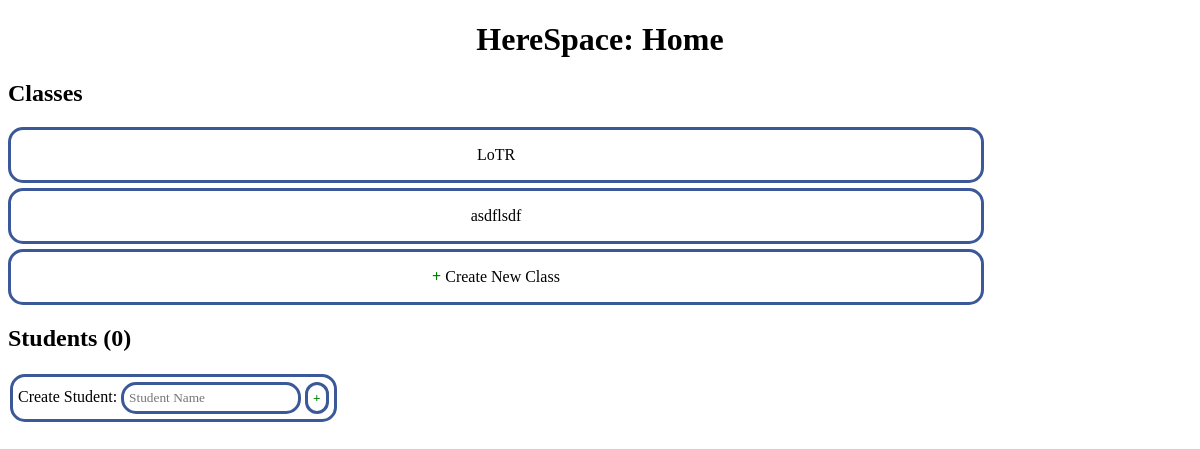
Before: /home (signed in) with the older database file.
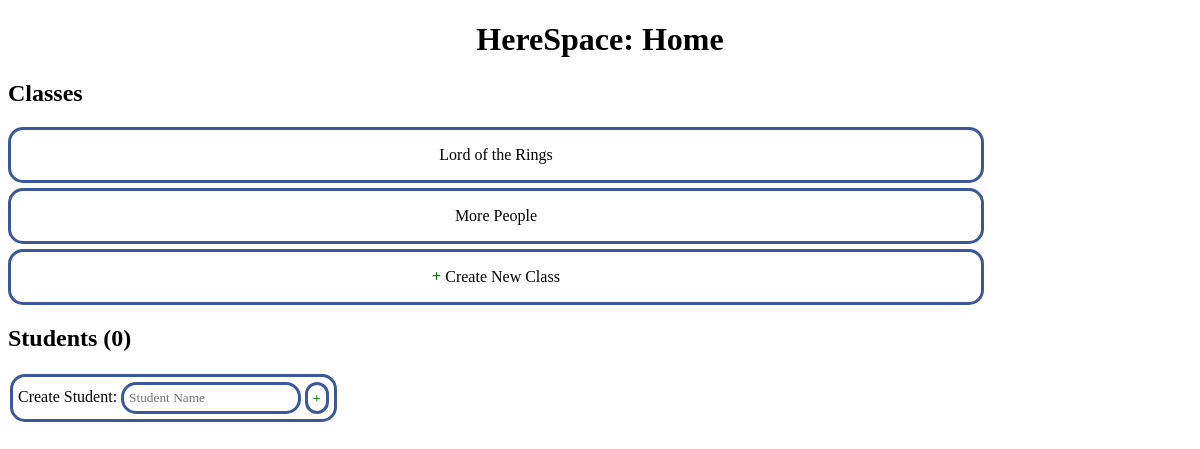
After: the same page with the newer database file.
### tables this page shows
CREATE TABLE klasses
(
    klass_id INTEGER PRIMARY KEY,                        -- Each klass has a unique id.
    user_id REFERENCES users(user_id) ON DELETE CASCADE, -- The klass owner (teacher)'s id.
    klass_name TEXT                                      -- The title of the class (like "3rd period Engineering").
);

### home_route.py (the view)
@app.route("/home")
@login_required
def home():
    klasses = database_storage.fetchKlassesByUserId(current_user.get_id())
    return render_template("home.html", klasses = klasses)

### app.py (called while the page is built)
@login_manager.user_loader
def load_user(user_id):
    print("Loading user...")
    return database_storage.loadUser(user_id)

### storage/databasestorage.py (called while the page is built)
    def loadUser(self, user_id):
        user_id = int(user_id)
        self.conn_lock.acquire()
        users = self.cursor.execute("SELECT user_id, username, password_hashed_and_salted, email, user_type, student_id FROM users WHERE user_id = ?", (user_id,))
        user = users.fetchone()
        self.conn_lock.release()
        if user is None:
            return None
        return User(user_id, user[USERS_TABLE_USERNAME_COLUMN], user[USERS_TABLE_PASSWORD_HASHED_AND_SALTED_COLUMN], user[USERS_TABLE_EMAIL_COLUMN], user[USERS_TABLE_USER_TYPE_COLUMN], user[USERS_TABLE_STUDENT_ID_COLUMN], is_authenticated = True, is_active = True, is_anonymous = False)

    def fetchKlassesByUserId(self, user_id):
        user_id = int(user_id)
        self.conn_lock.acquire()
        klasses_raw = self.cursor.execute("SELECT klass_id, user_id, klass_name FROM klasses WHERE user_id = ?", (user_id,))
        klasses = []
        for klass_raw in klasses_raw:
            klasses.append(Klass(klass_raw[KLASSES_TABLE_KLASS_ID_COLUMN], klass_raw[KLASSES_TABLE_USER_ID_COLUMN], klass_raw[KLASSES_TABLE_KLASS_NAME_COLUMN]))
        self.conn_lock.release()
        return klasses

### storage/user.py (called while the page is built)
    def get_id(self):
        return str(self.user_id)

### templates/home.html (shortened to what this page needs)
<!DOCTYPE html>
<html>
    <head>
        <link rel="stylesheet" type="text/css" href="/static/stylesheets/global.css">
        <link rel="stylesheet" type="text/css" href="/static/stylesheets/home.css">
    </head>
    <body>
        <h1>
            HereSpace: Home
        </h1>
        <h2>
            Classes
        </h2>
        {% for klass in klasses %}
            <a class="buttonlike klass_entry" href="/klass?klass_id={{ klass.klass_id }}">{{ klass.klass_name }}</a>
        {% endfor %}
        {% raw %}
        <a class="buttonlike klass_entry" href="/create_klass">
            <b class="add_plus">+</b> Create New Class
        </a>
        <div id="vue_div">
            <h2>
            </h2>
            <table>
                <tr>
                    <td class="decorated">
                        Create Student: <input type="text" v-model="student_to_create_name" v-on:keyup.enter="createStudentOnClick" placeholder="Student Name" />
                        <button v-on:click="createStudentOnClick" id="create_student_button">
                            <b class="add_plus">+</b>
                        </button>
                    </td>
                </tr>
            </table>
        </div>
        {% endraw %}
    </body>
</html>

### static/stylesheets/global.css (style rules this page uses)
* { font-family: Verdana; }
h1 { text-align: center; }
.buttonlike { display: block; }
.buttonlike, .decorated, button, input, textarea { border: 3px solid #3b5998; border-radius: 15px; padding: 5px 5px 5px 5px; }
input, textarea { transition: border-color 0.5s, background-color 0.5s; }
.buttonlike, button, input[type=submit] { background-color: white; color: black; transition: background-color 0.5s, color 0.5s; }
.add_plus { color: green; }

### static/stylesheets/home.css (style rules this page uses)
.klass_entry { display: block; height: 5vh; width: 80vw; text-align: center; text-decoration: none; vertical-align: middle; line-height: 5vh; margin-bottom: 5px; }
#create_student_button { color: red; }

Changed rows visible on the page:
removed klasses: klass_name "LoTR"
removed klasses: klass_name "asdflsdf"
added klasses: klass_name "Lord of the Rings"
added klasses: klass_name "More People"
